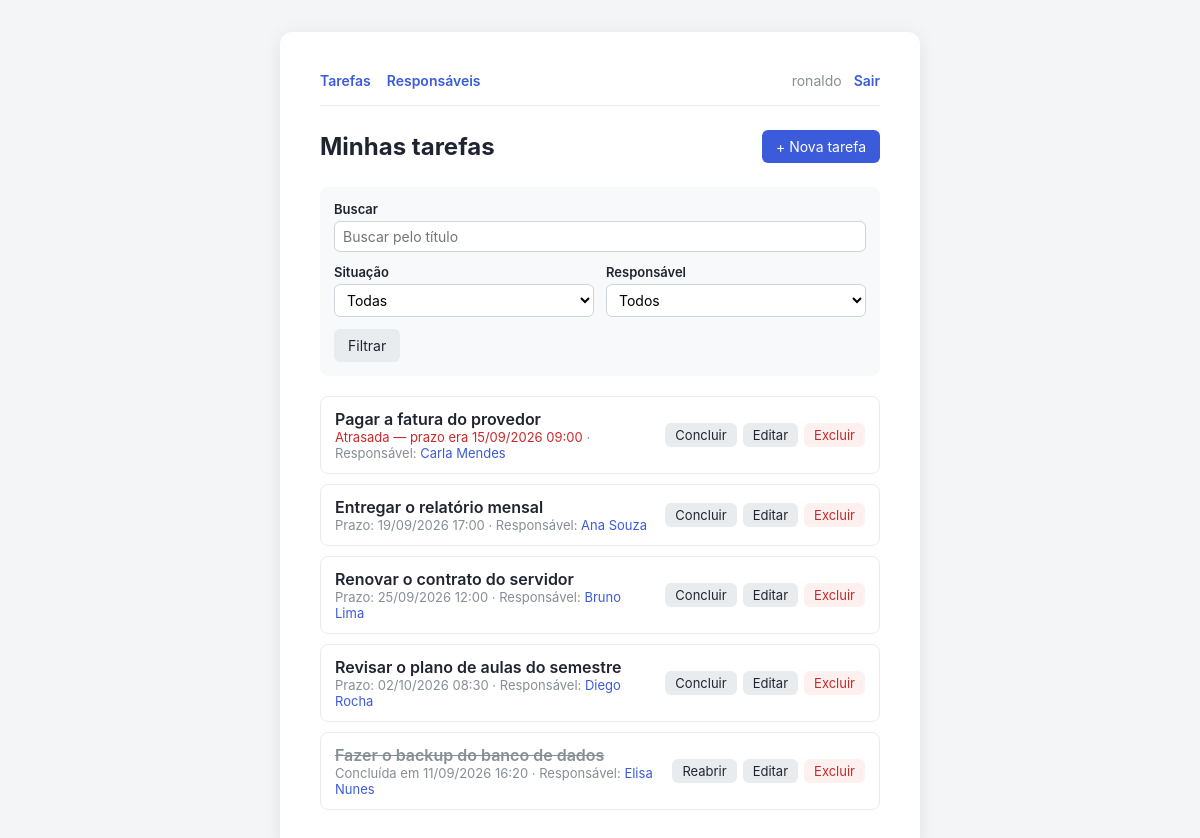
The app's page / (signed in) with its own data.
### Suap2APP/models.py (models this page shows, shortened)
class Tarefa(models.Model):
    titulo = models.CharField(max_length=100)
    criada_em = models.DateTimeField(auto_now_add=True)
    prazo = models.DateTimeField()
    concluida_em = models.DateTimeField(null=True, blank=True)
    lembrete_enviado_em = models.DateTimeField(null=True, blank=True, editable=False)
    pessoa_responsavel = models.ForeignKey(Responsavel, on_delete=models.PROTECT)
    class Meta:
        verbose_name = 'Tarefa'
        verbose_name_plural = 'Tarefas'
        ordering = [models.F('concluida_em').asc(nulls_first=True), 'prazo']

class Responsavel(models.Model):
    nome = models.CharField(max_length=150)
    cpf = models.CharField(max_length=14, unique=True)
    email = models.EmailField(blank=True)
    telefone = models.CharField(max_length=20, blank=True)
    class Meta:
        verbose_name = 'Responsável'
        verbose_name_plural = 'Responsáveis'
        ordering = ['nome']
    def __str__(self):
        return self.nome

### Suap2APP/views.py (the view)
# urls.py: path('', views.TarefaListView.as_view(), name='tarefa_list'),
class TarefaListView(LoginRequiredMixin, ListView):
    model = Tarefa
    context_object_name = 'tarefas'
    paginate_by = 10
    def get_queryset(self):
        self.agora = timezone.now()
        self.filtro = TarefaFiltroForm(self.request.GET)
        return self.filtro.filtrar(Tarefa.objects.select_related('pessoa_responsavel'), self.agora)
    def get_context_data(self, **kwargs):
        context = super().get_context_data(**kwargs)
        context['now'] = self.agora
        context['filtro'] = self.filtro
        context['filtrando'] = any(self.request.GET.get(campo) for campo in self.filtro.fields)
        return context

### Suap2APP/forms.py (called while the page is built)
    def filtrar(self, tarefas, agora):
        if not self.is_valid():
            return tarefas
        dados = self.cleaned_data
        if dados['q']:
            tarefas = tarefas.filter(titulo__icontains=dados['q'])
        if dados['responsavel']:
            tarefas = tarefas.filter(pessoa_responsavel=dados['responsavel'])
        if dados['status'] == 'pendentes':
            tarefas = tarefas.filter(concluida_em__isnull=True)
        elif dados['status'] == 'atrasadas':
            tarefas = tarefas.filter(concluida_em__isnull=True, prazo__lt=agora)
        elif dados['status'] == 'concluidas':
            tarefas = tarefas.filter(concluida_em__isnull=False)
        return tarefas

### Suap2APP/templates/Suap2APP/tarefa_list.html (shortened to what this page needs)
{% extends 'Suap2APP/base.html' %}
{% block content %}
    <div class="cabecalho">
        <h1>Minhas tarefas</h1>
        <a class="btn btn-primary" href="{% url 'tarefa_create' %}">+ Nova tarefa</a>
    </div>
    <form method="get" class="filtros">
        <div class="filtro-busca">
            <label for="{{ filtro.q.id_for_label }}">{{ filtro.q.label }}</label>
            {{ filtro.q }}
        </div>
        <div>
            <label for="{{ filtro.status.id_for_label }}">{{ filtro.status.label }}</label>
            {{ filtro.status }}
        </div>
        <div>
            <label for="{{ filtro.responsavel.id_for_label }}">{{ filtro.responsavel.label }}</label>
            {{ filtro.responsavel }}
        </div>
        <div class="filtro-botoes">
            <button type="submit" class="btn btn-secondary">Filtrar</button>
        </div>
    </form>
    {% if tarefas %}
        <div class="lista">
            {% for tarefa in tarefas %}
                {% include 'Suap2APP/_tarefa_item.html' with mostrar_responsavel=True %}
            {% endfor %}
        </div>
    {% elif filtrando %}
        <p class="vazio">Nenhuma tarefa encontrada com esses filtros.</p>
    {% else %}
        <p class="vazio">Nenhuma tarefa cadastrada ainda.</p>
    {% endif %}
{% endblock %}

### Suap2APP/templates/Suap2APP/base.html (shortened to what this page needs)
{% load static %}<!DOCTYPE html>
<html lang="pt-br">
<head>
    <link rel="stylesheet" href="{% static 'Suap2APP/style.css' %}">
</head>
<body>
    <div class="card">
        {% if user.is_authenticated %}
            <nav>
                <a href="{% url 'tarefa_list' %}">Tarefas</a>
                <a href="{% url 'responsavel_list' %}">Responsáveis</a>
                <div class="nav-usuario">
                    <span>{{ user.get_username }}</span>
                    <form method="post" action="{% url 'logout' %}">
                        <button type="submit" class="btn btn-link">Sair</button>
                    </form>
                </div>
            </nav>
        {% endif %}
        {% block content %}{% endblock %}
    </div>
</body>
</html>

### Suap2APP/templates/Suap2APP/_tarefa_item.html (shortened to what this page needs)
<div class="item">
    <div class="item-info">
        <div class="item-titulo{% if tarefa.concluida_em %} concluida{% endif %}">
            {{ tarefa.titulo }}
        </div>
        <div class="item-detalhe">
            {% if tarefa.concluida_em %}
                Concluída em {{ tarefa.concluida_em|date:"d/m/Y H:i" }}
            {% elif tarefa.prazo < now %}
                <span class="atrasada">Atrasada — prazo era {{ tarefa.prazo|date:"d/m/Y H:i" }}</span>
            {% else %}
                Prazo: {{ tarefa.prazo|date:"d/m/Y H:i" }}
            {% endif %}
            {% if mostrar_responsavel %}
                · Responsável:
                <a href="{% url 'responsavel_detail' tarefa.pessoa_responsavel.pk %}">{{ tarefa.pessoa_responsavel.nome }}</a>
            {% endif %}
        </div>
    </div>
    <div class="acoes">
        <form method="post" action="{% url 'tarefa_toggle' tarefa.pk %}">
            <button type="submit" class="btn btn-secondary btn-small">
                {% if tarefa.concluida_em %}Reabrir{% else %}Concluir{% endif %}
            </button>
        </form>
        <a class="btn btn-secondary btn-small" href="{% url 'tarefa_update' tarefa.pk %}">Editar</a>
        <a class="btn btn-danger btn-small" href="{% url 'tarefa_delete' tarefa.pk %}">Excluir</a>
    </div>
</div>

### Suap2APP/static/Suap2APP/style.css (style rules this page uses)
* { box-sizing: border-box; }
body { margin: 0; min-height: 100vh; padding: 32px 16px; display: flex; justify-content: center; background: #f4f5f7; font-family: -apple-system, BlinkMacSystemFont, "Segoe UI", Roboto, sans-serif; color: #1f2430; }
.card { background: #ffffff; padding: 40px; border-radius: 12px; box-shadow: 0 4px 20px rgba(0, 0, 0, 0.08); width: 100%; max-width: 640px; align-self: flex-start; }
h1 { margin: 0 0 24px; font-size: 24px; }
a { color: #3b5bdb; text-decoration: none; }
form { margin: 0; }
.btn { display: inline-block; border: none; border-radius: 6px; padding: 8px 14px; font-size: 14px; font-family: inherit; cursor: pointer; text-decoration: none; }
.btn-primary { background: #3b5bdb; color: #fff; }
.btn-secondary { background: #e9ecef; color: #1f2430; }
.btn-danger { background: #fff0f0; color: #c92a2a; }
.btn-small { padding: 4px 10px; font-size: 13px; }
.btn-link { background: none; padding: 0; color: #3b5bdb; font-weight: 600; }
nav { display: flex; align-items: center; gap: 16px; margin-bottom: 24px; padding-bottom: 16px; border-bottom: 1px solid #e9ecef; font-size: 14px; font-weight: 600; }
.nav-usuario { margin-left: auto; display: flex; align-items: center; gap: 12px; color: #868e96; font-weight: 400; }
.cabecalho { display: flex; justify-content: space-between; align-items: center; gap: 12px; margin-bottom: 24px; }
.cabecalho h1 { margin: 0; }
.lista { display: flex; flex-direction: column; gap: 10px; }
.item { display: flex; align-items: center; justify-content: space-between; gap: 12px; padding: 12px 14px; border: 1px solid #e9ecef; border-radius: 8px; }
.item-info { min-width: 0; }
.item-titulo { font-weight: 600; overflow-wrap: anywhere; }
.item-titulo.concluida { text-decoration: line-through; color: #868e96; }
.item-detalhe, .vazio { font-size: 13px; color: #868e96; }
.atrasada { color: #c92a2a; }
.acoes { display: flex; gap: 6px; flex-shrink: 0; }
.filtros { display: grid; grid-template-columns: 1fr 1fr; gap: 12px; align-items: end; margin-bottom: 20px; padding: 14px; border-radius: 8px; background: #f8f9fa; }
.filtros label { display: block; margin-bottom: 4px; font-size: 13px; font-weight: 600; }
.filtros input, .filtros select { width: 100%; padding: 6px 8px; border: 1px solid #ced4da; border-radius: 6px; font-size: 14px; font-family: inherit; background: #fff; }
.filtro-busca { grid-column: 1 / -1; }
.filtro-botoes { grid-column: 1 / -1; display: flex; align-items: center; gap: 12px; }

### records on screen
Tarefa: titulo "Pagar a fatura do provedor", prazo "15/09/2026 09:00", pessoa_responsavel.nome "Carla Mendes", shows "Concluir"
Tarefa: titulo "Entregar o relatório mensal", prazo "19/09/2026 17:00", pessoa_responsavel.nome "Ana Souza", shows "Concluir"
Tarefa: titulo "Renovar o contrato do servidor", prazo "25/09/2026 12:00", pessoa_responsavel.nome "Bruno Lima", shows "Concluir"
Tarefa: titulo "Revisar o plano de aulas do semestre", prazo "02/10/2026 08:30", pessoa_responsavel.nome "Diego Rocha", shows "Concluir"
Tarefa: titulo "Fazer o backup do banco de dados", concluida_em "11/09/2026 16:20", pessoa_responsavel.nome "Elisa Nunes", shows "Reabrir"

### other values on screen
{{ user.get_username }} "ronaldo"
{{ filtro.q.label }} "Buscar"
{{ filtro.status.label }} "Situação"
{{ filtro.responsavel.label }} "Responsável"
